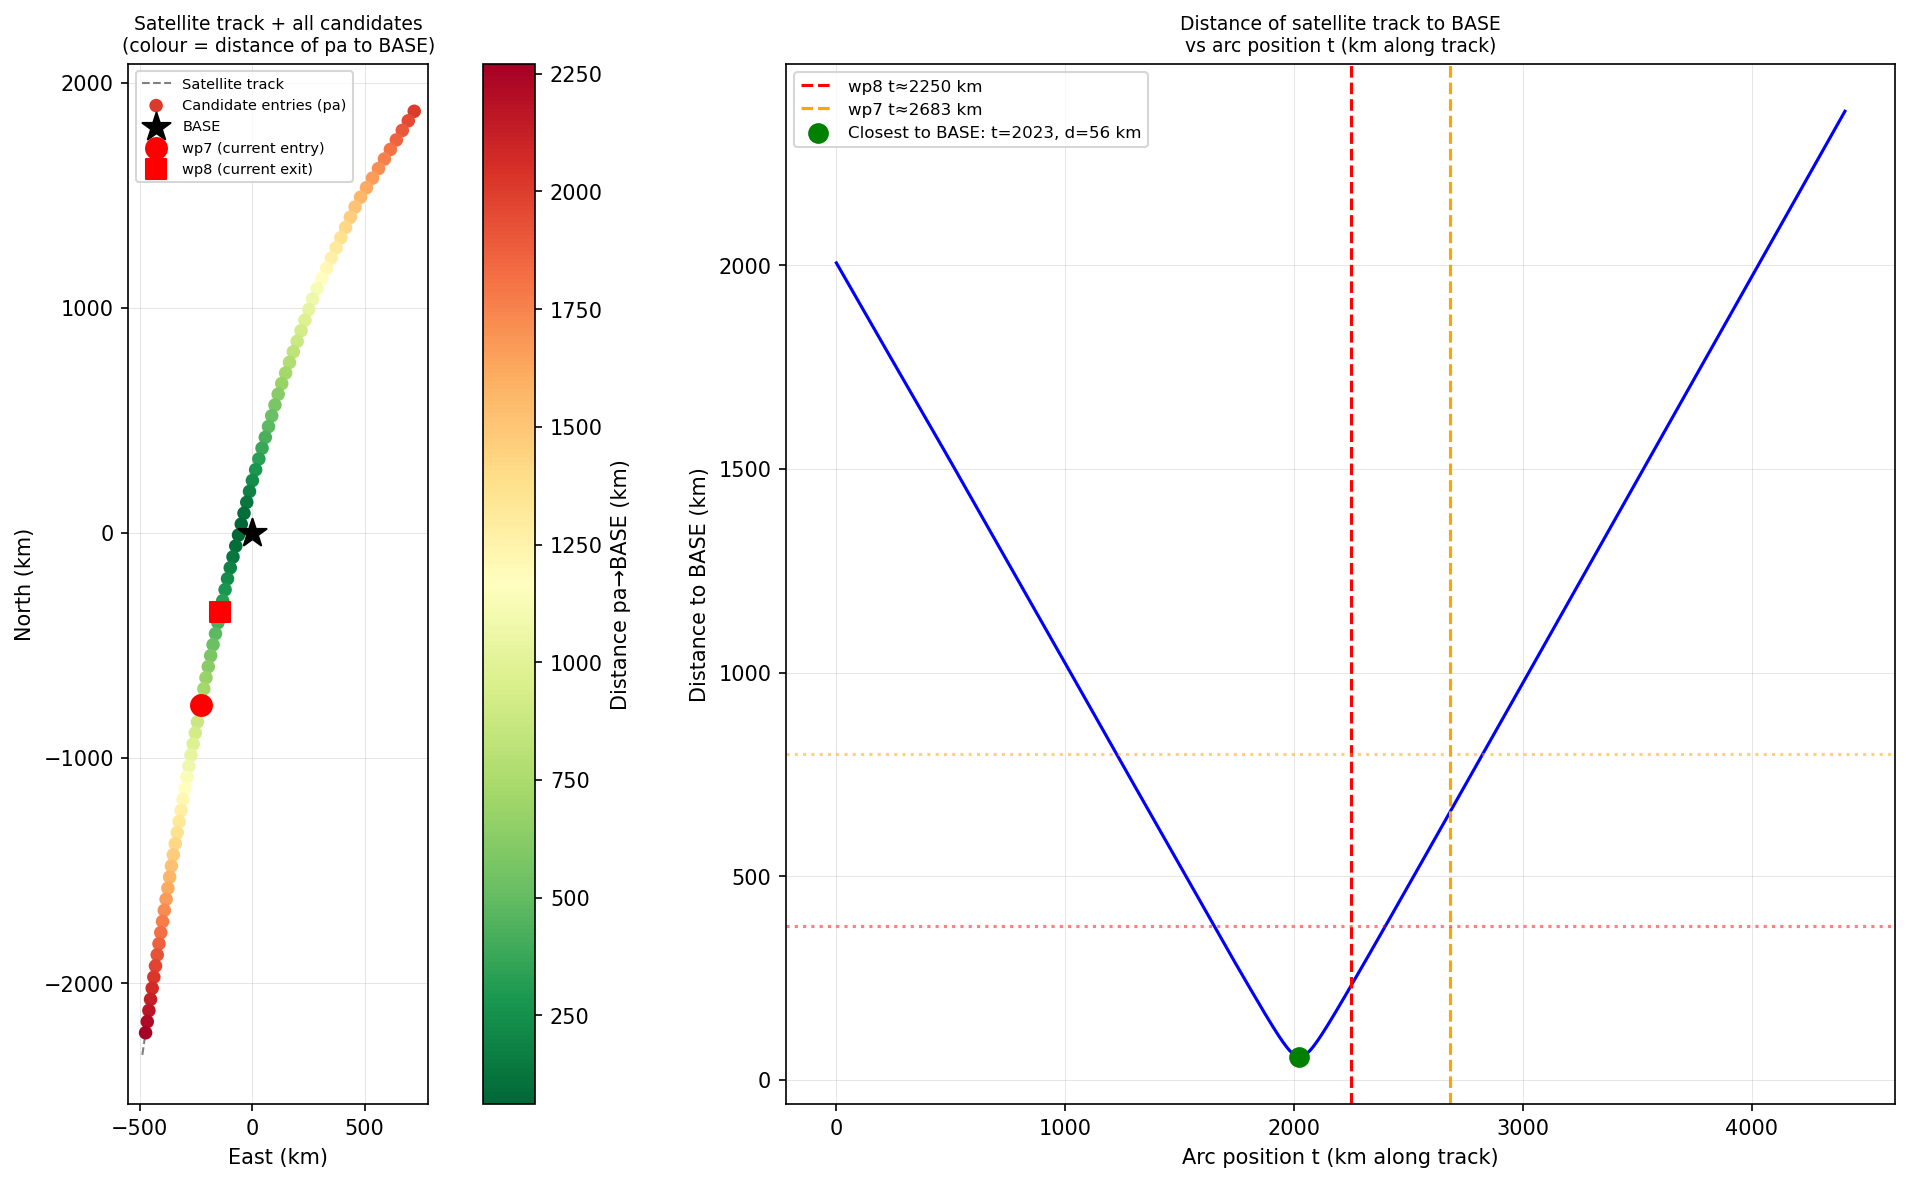

The Python source for this figure:
"""
Quick diagnostic: show the satellite track, all sat candidates, and their
distances to BASE. Answers whether there are arc positions closer to BASE
that the optimizer should have considered.
"""
import pickle
import numpy as np
import matplotlib.pyplot as plt
from math import cos, radians

with open('mission_cache.pkl', 'rb') as f:
    cache = pickle.load(f)

seg_pts  = cache['sat_track']['seg_pts']
cum_arc  = cache['sat_track']['cum_arc']
BASE     = np.asarray(cache['BASE'], float)

# Reconstruct all candidate entry positions and arc midpoints
cands = cache['sat_candidates']       # (pa, pb_min, arc_km) list
variants = cache['sat_arc_variants']  # entry_key -> [(pb, arc_km), ...]

pa_pts   = np.array([c[0] for c in cands])
pb_pts   = np.array([c[1] for c in cands])
mids     = (pa_pts + pb_pts) / 2.0
d_base   = np.linalg.norm(pa_pts - BASE, axis=1)
d_mid    = np.linalg.norm(mids  - BASE, axis=1)

print(f"Satellite track: {len(seg_pts)} vertices, total arc={cum_arc[-1]:.0f} km")
print(f"All candidates: {len(cands)}")
print(f"\nClosest candidate entries to BASE:")
order = np.argsort(d_base)
for i in order[:10]:
    pa, pb, arc = cands[i]
    pa_key = tuple(np.round(pa, 3))
    n_ext = len(variants.get(pa_key, []))
    print(f"  pa=({pa[0]:7.1f},{pa[1]:7.1f})  pb=({pb[0]:7.1f},{pb[1]:7.1f})"
          f"  d_base={d_base[i]:.0f} km  variants={n_ext}")

print(f"\nCurrent solution arc entry (closest match by position):")
# wp8 = (-141.60, -350.46) = pa (sat exit, natural start of arc)
wp8 = np.array([-141.60, -350.46])
wp7 = np.array([-228.95, -766.36])
diffs = np.linalg.norm(pa_pts - wp8, axis=1)
k = int(np.argmin(diffs))
print(f"  pa=({pa_pts[k,0]:.1f},{pa_pts[k,1]:.1f})  d_base={d_base[k]:.0f} km (closest candidate to wp8)")

# ── Plot ──────────────────────────────────────────────────────────────────────
fig, axes = plt.subplots(1, 2, figsize=(16, 8))

# Left: full satellite track + all candidates
ax = axes[0]
ax.set_title('Satellite track + all candidates\n(colour = distance of pa to BASE)', fontsize=9)
ax.plot(seg_pts[:, 0], seg_pts[:, 1], 'gray', lw=1, ls='--', zorder=1,
        label='Satellite track')
sc = ax.scatter(pa_pts[:, 0], pa_pts[:, 1], c=d_base, cmap='RdYlGn_r',
                s=30, zorder=4, label='Candidate entries (pa)')
plt.colorbar(sc, ax=ax, label='Distance pa→BASE (km)')
ax.scatter(*BASE, s=200, marker='*', color='black', zorder=6, label='BASE')
ax.scatter(wp7[0], wp7[1], s=100, color='red', marker='o', zorder=5, label='wp7 (current entry)')
ax.scatter(wp8[0], wp8[1], s=100, color='red', marker='s', zorder=5, label='wp8 (current exit)')
ax.set_aspect('equal'); ax.set_xlabel('East (km)'); ax.set_ylabel('North (km)')
ax.legend(fontsize=7); ax.grid(True, lw=0.3, alpha=0.5)

# Right: cumulative arc position along track vs distance to BASE
ax = axes[1]
ax.set_title('Distance of satellite track to BASE\nvs arc position t (km along track)', fontsize=9)
t_vals = np.linspace(0, float(cum_arc[-1]), 500)
from plan_route_field import arc_interp
pts = np.array([arc_interp(seg_pts, cum_arc, t) for t in t_vals])
d_to_base = np.linalg.norm(pts - BASE, axis=1)
ax.plot(t_vals, d_to_base, 'b-', lw=1.5)
# Mark current arc extent
t_wp8_idx = int(np.argmin(np.linalg.norm(seg_pts - wp8, axis=1)))
t_wp7_idx = int(np.argmin(np.linalg.norm(seg_pts - wp7, axis=1)))
t_wp8 = float(cum_arc[t_wp8_idx])
t_wp7 = float(cum_arc[t_wp7_idx])
ax.axvline(t_wp8, color='red', ls='--', label=f'wp8 t≈{t_wp8:.0f} km')
ax.axvline(t_wp7, color='orange', ls='--', label=f'wp7 t≈{t_wp7:.0f} km')
ax.axhline(np.linalg.norm(wp8-BASE), color='red', ls=':', alpha=0.5)
ax.axhline(np.linalg.norm(wp7-BASE), color='orange', ls=':', alpha=0.5)
# Mark global minimum
t_min_idx = int(np.argmin(d_to_base))
ax.scatter(t_vals[t_min_idx], d_to_base[t_min_idx], s=80, color='green', zorder=5,
           label=f'Closest to BASE: t={t_vals[t_min_idx]:.0f}, d={d_to_base[t_min_idx]:.0f} km')
ax.set_xlabel('Arc position t (km along track)'); ax.set_ylabel('Distance to BASE (km)')
ax.legend(fontsize=8); ax.grid(True, lw=0.3, alpha=0.5)

plt.tight_layout()
plt.savefig('diag_sat_track.png', dpi=150, bbox_inches='tight')
plt.close()
print('\nSaved diag_sat_track.png')
